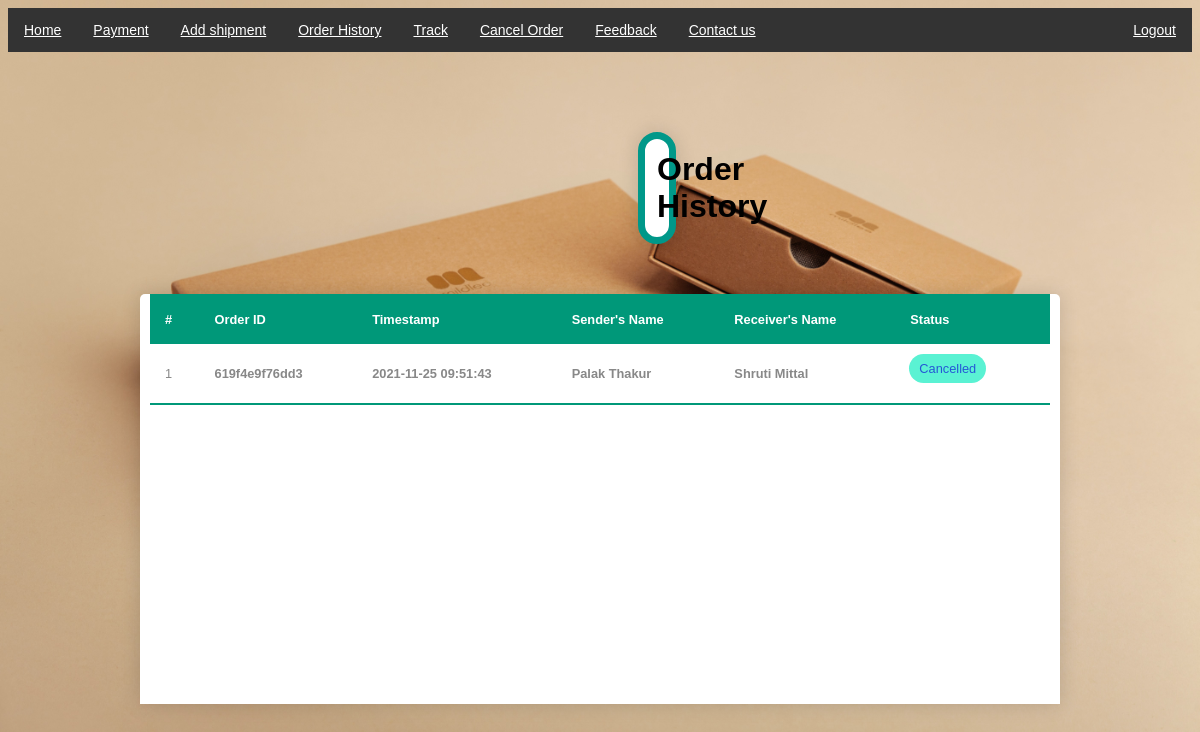
Page /orderHistory.php (signed in) on the committed database.
### tables this page shows
CREATE TABLE `orders` (
  `id` int(20) NOT NULL,
  `trackingId` varchar(100) NOT NULL,
  `sender_name` varchar(50) NOT NULL,
  `sender_address` varchar(100) NOT NULL,
  `sender_contact` int(20) NOT NULL,
  `recipient_name` varchar(50) NOT NULL,
  `recipient_address` varchar(100) NOT NULL,
  `recipient_contact` int(20) NOT NULL,
  `weight` varchar(100) NOT NULL,
  `price` float NOT NULL,
  `status` varchar(50) NOT NULL DEFAULT '11',
  `date_created` datetime NOT NULL DEFAULT current_timestamp(),
  `email` varchar(50) NOT NULL,
  `payment` varchar(20) NOT NULL DEFAULT 'pending'
);

### orderHistory.php (the view, shortened to what this page needs)
<?php session_start();
include "db_conn.php"?>
<!DOCTYPE html>
<html lang="en">
    <head>
    </head>
    <body>
        <ul>
  <li><a href="dashboard.php">Home</a></li>
  <li><a href="userPayments.php">Payment</a></li>
  <li><a href="add_shipment.php">Add shipment</a></li>
  <li><a href="orderHistory.php">Order History</a></li>
  <li><a href="track.php">Track</a></li>
  <li><a href="cancelRequest.php">Cancel Order</a></li>
  <li><a href="feedback.php">Feedback</a></li>
  <li><a href="contact.php">Contact us</a></li>
  <li style="float:right"><a href="logout.php">Logout</a></li>
</ul>
        <h1>Order History</h1>
        <div class="order">
        <table class="content-table">
            <thead>
                <tr>
                    <th>#</th>
                    <th>Order ID</th>
                    <th>Timestamp</th>
                    <th>Sender's Name</th>
                    <th>Receiver's Name</th>
                    <th>Status</th>
                    </tr>
            </thead>
            <tbody>
                    <?php
                    $i = 1;
                    $where=" ";
                    $mailID=$_SESSION['user'];
                    $qry = $conn->query("SELECT * from orders $where where email='$mailID' and status='10' or status='7' order by  id asc ");
                    while($row= $qry->fetch_assoc()):
                    ?>
                    <tr>
                        <td class="text-center"><?php echo $i++ ?></td>
                        <td><b><?php echo ($row['trackingId']) ?></b></td>
                        <td><b><?php echo ($row['date_created']) ?></b></td>
                        <td><b><?php echo ucwords($row['sender_name']) ?></b></td>
                        <td><b><?php echo ucwords($row['recipient_name']) ?></b></td>
                        <td>
                            <?php
                            switch ($row['status']) {
                                case '10':
                                    echo "<span class='orderStatus'> Cancelled</span>";
                                    break;
                            }
                            ?>
                        </td>
                        </tr>
                <?php endwhile; ?>
            </tbody>
        </table></div>
    </body>
</html>

### orderHistory.php (style rules this page uses)
.order { margin: 0px 370px 0px 370px; padding: 10px; background-color: white; }
body { background-image: url(pic1.jpg); background-position: center; background-size: cover; font-family: sans-serif; }
ul { top: 0; position: sticky; z-index: 2; font-size: 14px; list-style-type: none; margin: 0; padding: 0; overflow: hidden; background-color: #333; }
li { display: inline; float: left; }
li a { display: block; color: white; text-align: center; padding: 14px 16px; }
h1 { text-align: center; margin-top: 100px; background-color:white; margin: 80px 630px 50px 630px; padding: 12px; border-radius: 25px; border: 7px solid #009889; box-shadow: 0 0 20px rgba(0, 0, 0, 0.15); }
.order { margin: 0px 370px 0px 370px; padding: 10px; background-color: white; border-collapse: collapse; margin-left: auto; margin-right: auto; margin-top: 50px; font-size: 0.8em; border-radius: 5px 5px 0 0; overflow: hidden; box-shadow: 0 0 20px rgba(0, 0, 0, 0.15); width:900px ; overflow-y: auto; height: 400px; padding-top: 0px; }
.order thead tr { position: sticky; top: 0; background-color: #009879; color: white; text-align: left; font-weight: bold; height: 50px; }
table { border-collapse: collapse; width: 100%; }
.order th, .order td { padding: 10px 15px; }
.order tbody tr { border-bottom: 1px solid #dddddd; }
.order tbody tr:nth-of-type(odd) { color: #888888; }
.order tbody tr:last-of-type { border-bottom: 2px solid #009879; }
.orderStatus { pointer-events: none; background-color: #5af2d3; border: none; color: #2557D6; padding: 7px 10px; text-align: center; text-decoration: none; display: inline-block; margin-right: 10px; margin-left: -1px; margin-bottom: 10px; border-radius: 20px; }

### rows in the picture
orders: trackingId "619f4e9f76dd3", date_created "2021-11-25 09:51:43", sender_name "Palak Thakur", recipient_name "Shruti Mittal", status "Cancelled"
